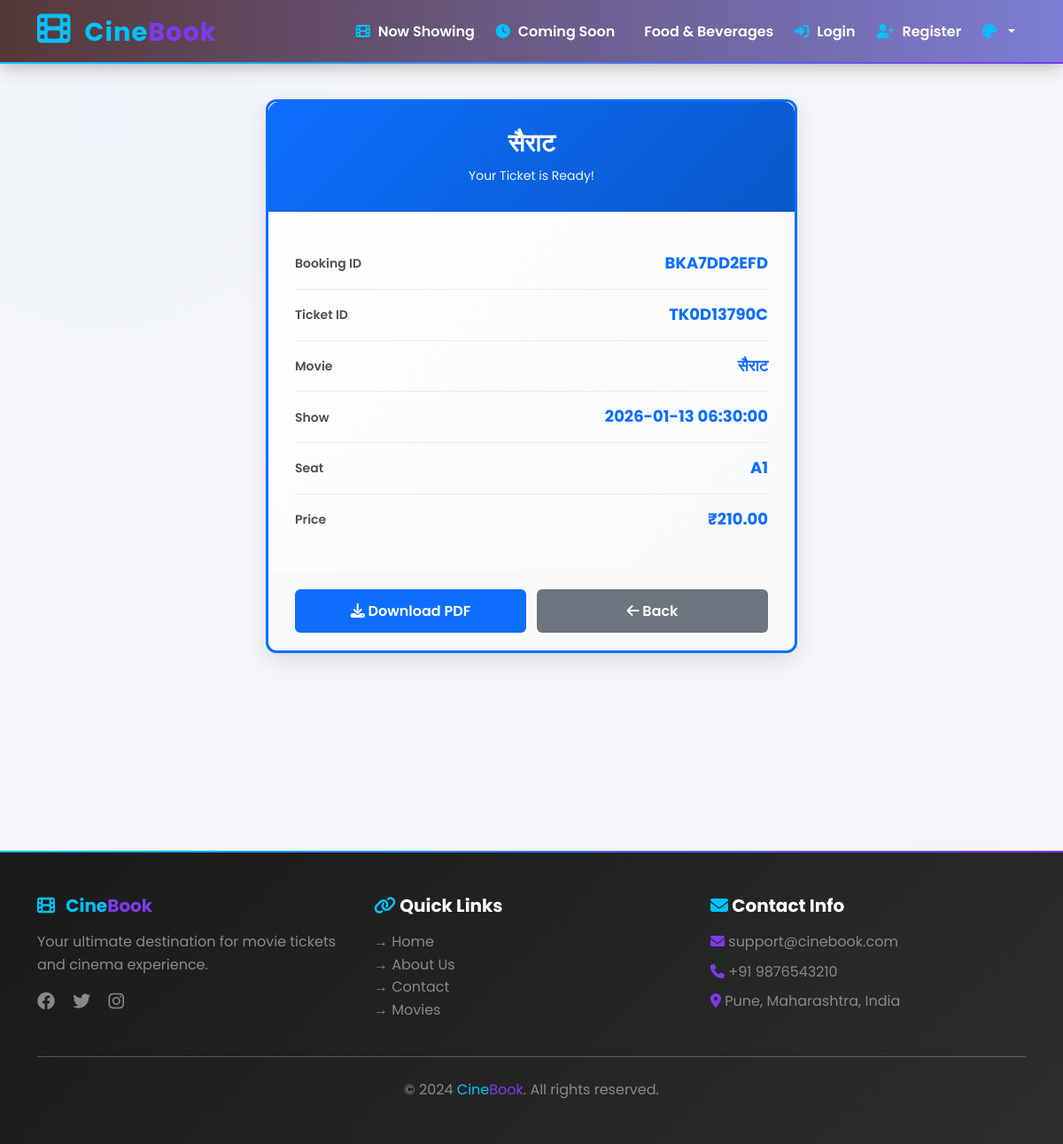
The app's page /bookings/ticket/81/preview/ with its own data.
### bookings/models.py (models this page shows, shortened)
class Ticket(models.Model):
    TICKET_STATUS_CHOICES = [
        ('active', 'Active'),
        ('used', 'Used'),
        ('cancelled', 'Cancelled'),
    ]
    ticket_id = models.CharField(max_length=20, unique=True, editable=False)
    booking = models.ForeignKey(Booking, on_delete=models.CASCADE, related_name='tickets')
    show = models.ForeignKey('theatres.Show', on_delete=models.CASCADE, related_name='tickets')
    seat = models.ForeignKey('theatres.Seat', on_delete=models.CASCADE, related_name='tickets')
    base_price = models.DecimalField(max_digits=8, decimal_places=2, validators=[MinValueValidator(0)])
    tax = models.DecimalField(max_digits=8, decimal_places=2, default=0, validators=[MinValueValidator(0)])
    final_price = models.DecimalField(max_digits=8, decimal_places=2, validators=[MinValueValidator(0)])
    qr_code = models.ImageField(upload_to='qr_codes/', blank=True, null=True)
    qr_data = models.CharField(max_length=255, unique=True)  # Unique identifier for QR
    status = models.CharField(max_length=20, choices=TICKET_STATUS_CHOICES, default='active')
    created_at = models.DateTimeField(auto_now_add=True)
    updated_at = models.DateTimeField(auto_now=True)
    class Meta:
        verbose_name = "Ticket"
        verbose_name_plural = "Tickets"
        unique_together = ['show', 'seat']  # Can't have duplicate seat in same show
        ordering = ['created_at']

class Booking(models.Model):
    BOOKING_STATUS_CHOICES = [
        ('pending', 'Pending Payment'),
        ('confirmed', 'Confirmed'),
        ('cancelled', 'Cancelled'),
        ('completed', 'Completed'),
    ]
    booking_id = models.CharField(max_length=20, unique=True, editable=False)
    user = models.ForeignKey('auth.User', on_delete=models.CASCADE, related_name='bookings')
    show = models.ForeignKey('theatres.Show', on_delete=models.CASCADE, related_name='bookings')
    total_amount = models.DecimalField(max_digits=10, decimal_places=2, validators=[MinValueValidator(0)])
    discount_amount = models.DecimalField(max_digits=10, decimal_places=2, default=0, validators=[MinValueValidator(0)])
    final_amount = models.DecimalField(max_digits=10, decimal_places=2, validators=[MinValueValidator(0)])
    status = models.CharField(max_length=20, choices=BOOKING_STATUS_CHOICES, default='pending')
    payment_method = models.CharField(max_length=50, blank=True, null=True)  # Credit Card, Debit Card, UPI, etc.
    created_at = models.DateTimeField(auto_now_add=True)
    updated_at = models.DateTimeField(auto_now=True)
    booking_date = models.DateField(auto_now_add=True)
    class Meta:
        verbose_name = "Booking"
        verbose_name_plural = "Bookings"
        ordering = ['-created_at']
        indexes = [
            models.Index(fields=['user', '-created_at']),
            models.Index(fields=['status']),
            models.Index(fields=['booking_id']),
        ]

### theatres/models.py (models this page shows, shortened)
class Show(models.Model):
    screen = models.ForeignKey(Screen, on_delete=models.CASCADE, related_name='shows')
    movie = models.ForeignKey('movies.Movie', on_delete=models.CASCADE, related_name='shows')
    show_date = models.DateField()
    show_time = models.TimeField()
    end_time = models.TimeField()  # Calculated based on movie duration
    base_ticket_price = models.DecimalField(
        max_digits=8,
        decimal_places=2,
        validators=[MinValueValidator(0)],
        help_text="Base price for standard seats"
    )
    SHOW_STATUS_CHOICES = [
        ('available', 'Available for Booking'),
        ('housefull', 'House Full'),
        ('cancelled', 'Cancelled'),
    ]
    status = models.CharField(max_length=20, choices=SHOW_STATUS_CHOICES, default='available')
    is_active = models.BooleanField(default=True)
    created_at = models.DateTimeField(auto_now_add=True)
    updated_at = models.DateTimeField(auto_now=True)
    class Meta:
        verbose_name = "Show"
        verbose_name_plural = "Shows"
        ordering = ['show_date', 'show_time']
        indexes = [
            models.Index(fields=['show_date', 'screen']),
            models.Index(fields=['movie', 'show_date']),
        ]

### movies/models.py (models this page shows, shortened)
class Movie(models.Model):
    STATUS_CHOICES = [
        ('coming_soon', 'Coming Soon'),
        ('running', 'Running'),
        ('ended', 'Ended'),
    ]
    title = models.CharField(max_length=255)
    description = models.TextField()
    poster = models.ImageField(upload_to='movie_posters/')
    banner = models.ImageField(upload_to='movie_banners/', blank=True, null=True)
    release_date = models.DateField()
    duration_minutes = models.IntegerField(validators=[MinValueValidator(1)])  # Duration in minutes
    language = models.CharField(max_length=50, choices=[
        ('hindi', 'Hindi'),
        ('english', 'English'),
        ('marathi', 'Marathi'),
    ])
    genres = models.ManyToManyField(Genre, related_name='movies')
    rating = models.FloatField(
        validators=[MinValueValidator(0.0), MaxValueValidator(10.0)],
        default=0.0,
        help_text="IMDb rating out of 10"
    )
    director = models.CharField(max_length=255, blank=True, null=True)
    cast = models.TextField(blank=True, null=True, help_text="Comma-separated actor names")
    certification = models.CharField(max_length=10, choices=[
        ('U', 'U - Unrestricted'),
        ('UA', 'UA - Restricted for Children'),
        ('A', 'A - Restricted to Adults'),
        ('S', 'S - Restricted to Specialized'),
    ], default='UA')
    status = models.CharField(max_length=20, choices=STATUS_CHOICES, default='coming_soon')
    is_featured = models.BooleanField(default=False, help_text="Display on homepage")
    created_at = models.DateTimeField(auto_now_add=True)
    updated_at = models.DateTimeField(auto_now=True)
    class Meta:
        verbose_name = "Movie"
        verbose_name_plural = "Movies"
        ordering = ['-release_date']
        indexes = [
            models.Index(fields=['status', '-release_date']),
            models.Index(fields=['title']),
        ]

### bookings/views.py (the view)
# urls.py: path('ticket/<str:ticket_id>/preview/', views.ticket_preview, name='ticket_preview'),
@require_http_methods(["GET"])
def ticket_preview(request, ticket_id):
    ticket = Ticket.objects.filter(ticket_id=ticket_id).first()
    if not ticket and str(ticket_id).isdigit():
        ticket = Ticket.objects.filter(pk=int(ticket_id)).first()
    if not ticket:
        raise Http404('Ticket not found.')
    try:
        seat_label = f"{ticket.seat.row}{ticket.seat.seat_number}"
    except Exception:
        seat_label = str(ticket.seat)
    try:
        show_dt = f"{ticket.show.show_date} {ticket.show.show_time}"
    except Exception:
        show_dt = str(ticket.show)
    can_download = False
    try:
        booking_status = ticket.booking.status
    except Exception:
        booking_status = None
    if booking_status != 'cancelled':
        try:
            from payments.models import Payment
            completed_payment = Payment.objects.filter(booking=ticket.booking, status='completed').first()
        except Exception:
            completed_payment = None
        if completed_payment:
            can_download = True
    context = {
        'ticket': ticket,
        'seat_label': seat_label,
        'show_dt': show_dt,
        'page_title': 'Ticket Details',
        'can_download': can_download,
    }
    return render(request, 'bookings/ticket_preview.html', context)

### templates/bookings/ticket_preview.html (shortened to what this page needs)
{% extends 'base.html' %}
{% load static %}
{% block body_attrs %}data-page="ticket-preview"{% endblock %}
{% block content %}
<div class="container">
  <div class="ticket-card">
    <div class="ticket-header">
      <h2>{{ ticket.booking.show.movie.title }}</h2>
      <p>Your Ticket is Ready!</p>
    </div>
    <div class="ticket-body">
      <div class="ticket-detail">
        <span class="detail-label">Booking ID</span>
        <span class="detail-value">{{ ticket.booking.booking_id }}</span>
      </div>
      <div class="ticket-detail">
        <span class="detail-label">Ticket ID</span>
        <span class="detail-value">{{ ticket.ticket_id }}</span>
      </div>
      <div class="ticket-detail">
        <span class="detail-label">Movie</span>
        <span class="detail-value">{{ ticket.show.movie.title }}</span>
      </div>
      <div class="ticket-detail">
        <span class="detail-label">Show</span>
        <span class="detail-value">{{ show_dt }}</span>
      </div>
      <div class="ticket-detail">
        <span class="detail-label">Seat</span>
        <span class="detail-value">{{ seat_label }}</span>
      </div>
      <div class="ticket-detail">
        <span class="detail-label">Price</span>
        <span class="detail-value">₹{{ ticket.final_price }}</span>
      </div>
    </div>
    <div class="ticket-footer">
      <a href="{% url 'bookings:download_ticket' ticket.ticket_id %}" class="btn-download">
        <i class="fas fa-download"></i> Download PDF
      </a>
      <a href="{% url 'bookings:booking_detail' ticket.booking.pk %}" class="btn-back">
        <i class="fas fa-arrow-left"></i> Back
      </a>
    </div>
  </div>
</div>
{% endblock %}

### static/css/style.css (style rules this page uses)
:root { --primary-color: #0f0f0f; --secondary-color: #FF7A59; --accent-color: #00C2FF; --purple-accent: #7C3AED; --text-color: #333; --text-light: #666; --light-bg: #f8f9fa; --dark-bg: #1a1a2e; }
body { transition: background-color 0.35s ease, color 0.35s ease; }
main > *:first-child { margin-top: 0 !important; }
body[data-page="ticket-preview"] .ticket-card { transform: perspective(800px) rotateX(0deg); transition: transform 0.6s ease; }
* { margin: 0; padding: 0; box-sizing: border-box; }
html { scroll-behavior: smooth; }
body { font-family: 'Poppins', 'Segoe UI', Tahoma, Geneva, Verdana, sans-serif; color: var(--text-color); background-color: #f5f7fa; background-image: radial-gradient(circle at 10% 10%, rgba(102,126,234,0.03), transparent 20%), radial-gradient(circle at 90% 90%, rgba(118,75,162,0.02), transparent 20%); line-height: 1.6; }
a, button, input, select, textarea { transition: all 0.3s ease; }
a { text-decoration: none; position: relative; }

### templates/bookings/ticket_preview.html (style rules this page uses)
.ticket-card { max-width: 600px; margin: 40px auto; border: 3px solid #0d6efd; border-radius: 12px; box-shadow: 0 8px 24px rgba(0, 0, 0, 0.12); background: linear-gradient(135deg, #ffffff 0%, #f8f9fa 100%); }
.ticket-header { background: linear-gradient(135deg, #0d6efd 0%, #0a58ca 100%); color: white; padding: 30px; border-radius: 12px 12px 0 0; text-align: center; }
.ticket-header h2 { margin: 0; font-size: 28px; font-weight: 700; }
.ticket-header p { margin: 8px 0 0 0; font-size: 14px; opacity: 0.95; }
.ticket-body { padding: 30px; }
.ticket-detail { display: flex; justify-content: space-between; align-items: center; padding: 14px 0; border-bottom: 1px solid #e9ecef; }
.ticket-detail:last-child { border-bottom: none; }
.detail-label { font-weight: 600; color: #495057; font-size: 14px; }
.detail-value { font-size: 18px; font-weight: 700; color: #0d6efd; text-align: right; word-break: break-word; max-width: 50%; }
.ticket-footer { padding: 20px 30px; background: #f8f9fa; border-radius: 0 0 12px 12px; display: flex; gap: 12px; justify-content: center; }
.btn-download { flex: 1; padding: 12px 24px; background: #0d6efd; color: white; text-decoration: none; border-radius: 6px; font-weight: 600; text-align: center; transition: all 0.3s ease; }
.btn-back { flex: 1; padding: 12px 24px; background: #6c757d; color: white; text-decoration: none; border-radius: 6px; font-weight: 600; text-align: center; transition: all 0.3s ease; }

### records on screen
Ticket: booking.show.movie "सैराट", booking.booking_id "BKA7DD2EFD", ticket_id "TK0D13790C", show.movie "सैराट", final_price "210.00"

### other values on screen
{{ show_dt }} "2026-01-13 06:30:00"
{{ seat_label }} "A1"
